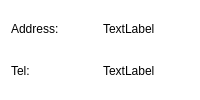
                           <widget class="QWidget" name="patient_info2_widget" native="true">
                            <property name="styleSheet">
                             <string notr="true">background-color: rgb(255, 255, 255);</string>
                            </property>
                            <layout class="QVBoxLayout" name="verticalLayout_4">
                             <item>
                              <layout class="QHBoxLayout" name="horizontalLayout_8">
                               <item>
                                <widget class="QLabel" name="label_address">
                                 <property name="text">
                                  <string>Address:</string>
                                 </property>
                                </widget>
                               </item>
                               <item>
                                <widget class="QLabel" name="patient_address_2">
                                 <property name="text">
                                  <string>TextLabel</string>
                                 </property>
                                </widget>
                               </item>
                              </layout>
                             </item>
                             <item>
                              <layout class="QHBoxLayout" name="horizontalLayout_9">
                               <item>
                                <widget class="QLabel" name="label_tel_no">
                                 <property name="text">
                                  <string>Tel:</string>
                                 </property>
                                </widget>
                               </item>
                               <item>
                                <widget class="QLabel" name="patient_tel">
                                 <property name="text">
                                  <string>TextLabel</string>
                                 </property>
                                </widget>
                               </item>
                              </layout>
                             </item>
                            </layout>
                           </widget>
